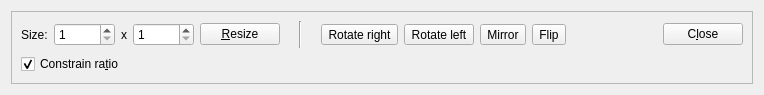
<?xml version="1.0" encoding="UTF-8"?>
<ui version="4.0">
 <class>ObjectEditorImage</class>
 <widget class="QWidget" name="ObjectEditorImage">
  <property name="geometry">
   <rect>
    <x>0</x>
    <y>0</y>
    <width>764</width>
    <height>89</height>
   </rect>
  </property>
  <property name="sizePolicy">
   <sizepolicy hsizetype="Expanding" vsizetype="Preferred">
    <horstretch>1</horstretch>
    <verstretch>0</verstretch>
   </sizepolicy>
  </property>
  <property name="windowTitle">
   <string>Form</string>
  </property>
  <layout class="QGridLayout" name="gridLayout_2">
   <item row="0" column="0">
    <widget class="QFrame" name="frame">
     <property name="frameShape">
      <enum>QFrame::StyledPanel</enum>
     </property>
     <property name="frameShadow">
      <enum>QFrame::Sunken</enum>
     </property>
     <layout class="QGridLayout" name="gridLayout">
      <item row="0" column="0">
       <widget class="QLabel" name="label">
        <property name="text">
         <string>Size:</string>
        </property>
        <property name="buddy">
         <cstring>widthSpinBox</cstring>
        </property>
       </widget>
      </item>
      <item row="0" column="11">
       <widget class="QToolButton" name="flipButton">
        <property name="toolTip">
         <string>Flip</string>
        </property>
        <property name="text">
         <string>Flip</string>
        </property>
       </widget>
      </item>
      <item row="1" column="0" colspan="4">
       <widget class="QCheckBox" name="constrainRatioCheckBox">
        <property name="text">
         <string>Constrain ra&amp;tio</string>
        </property>
        <property name="checked">
         <bool>true</bool>
        </property>
       </widget>
      </item>
      <item row="0" column="8">
       <widget class="QToolButton" name="rotateRightButton">
        <property name="toolTip">
         <string>Rotate right</string>
        </property>
        <property name="text">
         <string>Rotate right</string>
        </property>
       </widget>
      </item>
      <item row="0" column="9">
       <widget class="QToolButton" name="rotateLeftButton">
        <property name="toolTip">
         <string>Rotate left</string>
        </property>
        <property name="text">
         <string>Rotate left</string>
        </property>
       </widget>
      </item>
      <item row="0" column="6">
       <widget class="Line" name="line">
        <property name="orientation">
         <enum>Qt::Vertical</enum>
        </property>
       </widget>
      </item>
      <item row="0" column="13">
       <widget class="QPushButton" name="closeButton">
        <property name="text">
         <string>C&amp;lose</string>
        </property>
       </widget>
      </item>
      <item row="0" column="12">
       <spacer name="horizontal">
        <property name="orientation">
         <enum>Qt::Horizontal</enum>
        </property>
        <property name="sizeHint" stdset="0">
         <size>
          <width>93</width>
          <height>27</height>
         </size>
        </property>
       </spacer>
      </item>
      <item row="2" column="4">
       <spacer name="verticalSpacer">
        <property name="orientation">
         <enum>Qt::Vertical</enum>
        </property>
        <property name="sizeHint" stdset="0">
         <size>
          <width>78</width>
          <height>1</height>
         </size>
        </property>
       </spacer>
      </item>
      <item row="0" column="7">
       <spacer name="horizontal_3">
        <property name="orientation">
         <enum>Qt::Horizontal</enum>
        </property>
        <property name="sizeType">
         <enum>QSizePolicy::Preferred</enum>
        </property>
        <property name="sizeHint" stdset="0">
         <size>
          <width>15</width>
          <height>20</height>
         </size>
        </property>
       </spacer>
      </item>
      <item row="0" column="1">
       <widget class="QSpinBox" name="widthSpinBox">
        <property name="toolTip">
         <string>Width</string>
        </property>
        <property name="minimum">
         <number>1</number>
        </property>
        <property name="maximum">
         <number>10000</number>
        </property>
        <property name="singleStep">
         <number>10</number>
        </property>
        <property name="value">
         <number>1</number>
        </property>
       </widget>
      </item>
      <item row="0" column="3">
       <widget class="QSpinBox" name="heightSpinBox">
        <property name="toolTip">
         <string>Height</string>
        </property>
        <property name="minimum">
         <number>1</number>
        </property>
        <property name="maximum">
         <number>10000</number>
        </property>
        <property name="singleStep">
         <number>10</number>
        </property>
       </widget>
      </item>
      <item row="0" column="4">
       <widget class="QPushButton" name="resizeButton">
        <property name="text">
         <string>&amp;Resize</string>
        </property>
       </widget>
      </item>
      <item row="0" column="5">
       <spacer name="horizontal_2">
        <property name="orientation">
         <enum>Qt::Horizontal</enum>
        </property>
        <property name="sizeType">
         <enum>QSizePolicy::Preferred</enum>
        </property>
        <property name="sizeHint" stdset="0">
         <size>
          <width>15</width>
          <height>27</height>
         </size>
        </property>
       </spacer>
      </item>
      <item row="0" column="10">
       <widget class="QToolButton" name="mirrorButton">
        <property name="toolTip">
         <string>Mirror</string>
        </property>
        <property name="text">
         <string>Mirror</string>
        </property>
       </widget>
      </item>
      <item row="0" column="2">
       <widget class="QLabel" name="label_2">
        <property name="text">
         <string>x</string>
        </property>
       </widget>
      </item>
     </layout>
    </widget>
   </item>
  </layout>
 </widget>
 <tabstops>
  <tabstop>widthSpinBox</tabstop>
  <tabstop>heightSpinBox</tabstop>
  <tabstop>rotateRightButton</tabstop>
  <tabstop>rotateLeftButton</tabstop>
  <tabstop>mirrorButton</tabstop>
  <tabstop>flipButton</tabstop>
 </tabstops>
 <connections/>
</ui>
